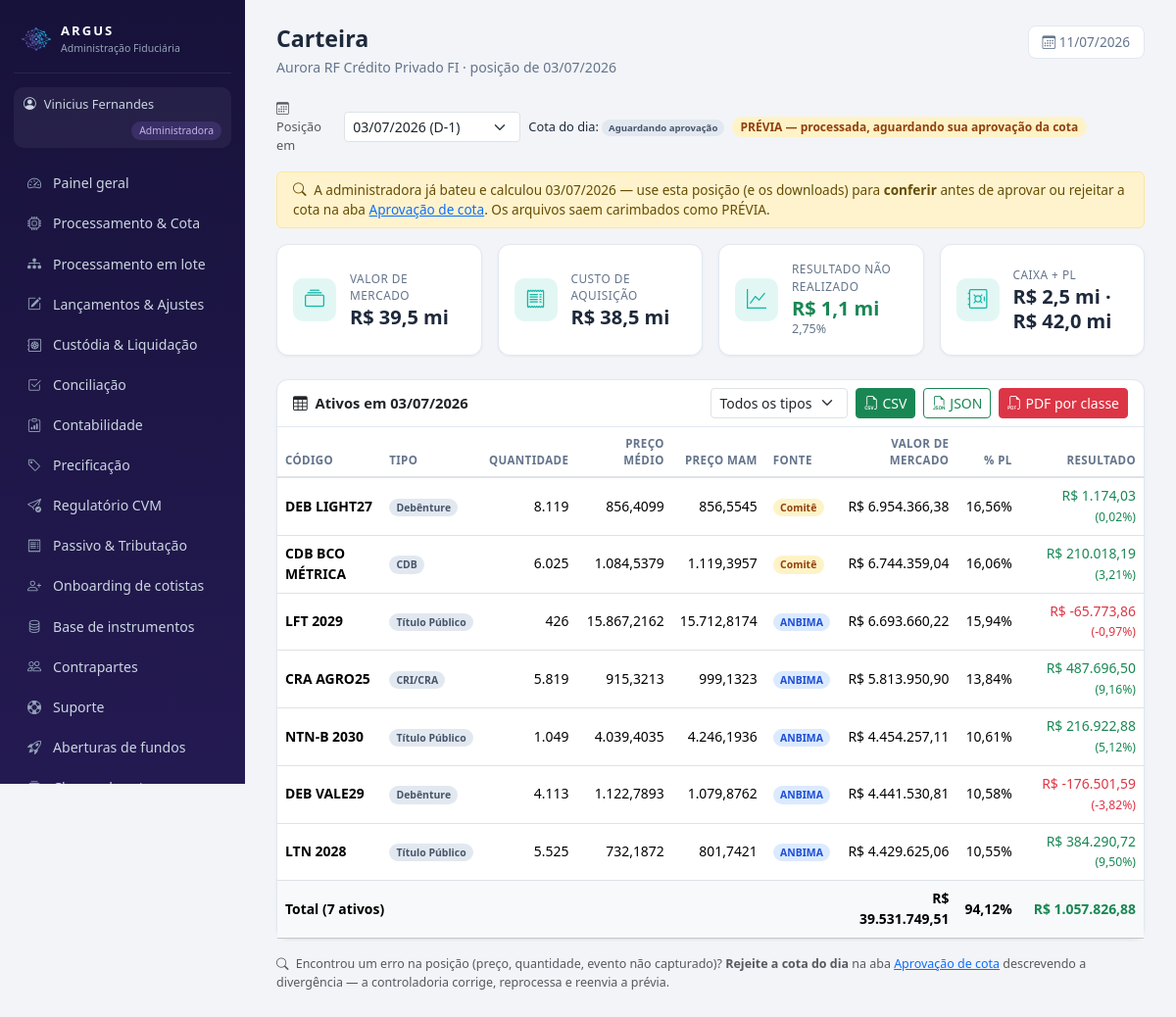
/gestor/carteira.php (signed in), run on the app's committed database.
### tables this page shows
CREATE TABLE usuarios (
  id INT AUTO_INCREMENT PRIMARY KEY,
  nome VARCHAR(100) NOT NULL,
  email VARCHAR(120) NOT NULL UNIQUE,
  senha VARCHAR(255) NOT NULL,         
  perfil ENUM('admin','gestor','custodia') NOT NULL,   
  fundo_id INT NULL,
  gestora VARCHAR(150) NULL,
  telefone VARCHAR(30) NULL,
  kyc_status VARCHAR(20) DEFAULT 'Pendente',
  criado_em DATETIME DEFAULT CURRENT_TIMESTAMP
);

CREATE TABLE fechamentos (
  id INT AUTO_INCREMENT PRIMARY KEY,
  fundo_id INT NOT NULL,
  data_ref DATE NOT NULL,
  versao TINYINT NOT NULL DEFAULT 1,   
  valor_cota DECIMAL(18,8) NOT NULL,
  pl DECIMAL(18,2) NOT NULL,
  variacao_dia DECIMAL(10,6) NULL,
  status ENUM('Em processamento','Aguardando aprovação','Aprovada','Rejeitada','Republicada','Reaberta') NOT NULL,
  liberado_download TINYINT DEFAULT 0,   
  calculada_em DATETIME NULL,
  decidido_por VARCHAR(100) NULL,        
  decidido_em DATETIME NULL,
  motivo VARCHAR(400) NULL,              
  UNIQUE KEY uk_fech (fundo_id, data_ref, versao),
  FOREIGN KEY (fundo_id) REFERENCES fundos(id)
);

CREATE TABLE ativos_carteira (
  id INT AUTO_INCREMENT PRIMARY KEY,
  fundo_id INT NOT NULL,
  codigo VARCHAR(30) NOT NULL,         
  tipo VARCHAR(40) NOT NULL,           
  quantidade DECIMAL(18,6) NOT NULL,
  preco_medio DECIMAL(18,6) NOT NULL,  
  preco_mam DECIMAL(18,6) NOT NULL,    
  preco_referencia DECIMAL(18,6),      
  fonte_preco VARCHAR(30) DEFAULT 'B3',  
  data_ref DATE,                       
  INDEX idx_ativo_fundo_data (fundo_id, data_ref),
  FOREIGN KEY (fundo_id) REFERENCES fundos(id)
);

CREATE TABLE fundos (
  id INT AUTO_INCREMENT PRIMARY KEY,
  nome VARCHAR(150) NOT NULL,
  cnpj VARCHAR(20),
  classe VARCHAR(50),                  
  publico_alvo VARCHAR(60),            
  condominio VARCHAR(20) DEFAULT 'Aberto',
  status VARCHAR(30) DEFAULT 'Ativo',  
  gestora VARCHAR(120),
  benchmark VARCHAR(30) DEFAULT 'CDI',
  tributacao VARCHAR(20) DEFAULT 'Longo Prazo',    
  provisao_despesas DECIMAL(18,2) DEFAULT 0,       
  tipo_fundo VARCHAR(10) DEFAULT 'FIF',            
  master_id INT DEFAULT NULL,                      
  taxa_adm DECIMAL(8,6) DEFAULT 0.0008,       
  taxa_gestao DECIMAL(8,6) DEFAULT 0.007,
  taxa_performance DECIMAL(8,6) DEFAULT 0,    
  caixa_atual DECIMAL(18,2) DEFAULT 0,
  pl_atual DECIMAL(18,2) DEFAULT 0,
  cota_atual DECIMAL(18,8) DEFAULT 1,
  data_abertura DATE
);

### gestor/carteira.php (the view, shortened to what the rows shown need)
<?php
require_once __DIR__ . '/../config/db.php';
require_once __DIR__ . '/../includes/auth.php';
require_once __DIR__ . '/../includes/layout.php';
$u = exigir_perfil('gestor', 'admin');
$fundo = fundo_do_usuario($pdo, $u);
$fid = (int)$fundo['id'];
$datas = datas_carteira($pdo, $fid);
$data = $_GET['data'] ?? ($datas[0] ?? null);
$ativos = carteira($pdo, $fid, $data);
$totVm = array_sum(array_column($ativos, 'valor_mercado'));
$totCusto = array_sum(array_column($ativos, 'custo'));
$pl = (float)$fundo['pl_atual'];
$fech = fechamento($pdo, $fid, $data);
$statusDia = $fech ? $fech['status'] : 'Em processamento';
page_start('Carteira', 'Carteira', $u, e_html($fundo['nome']) . ' · posição de ' . data_br($data));
?>
<div class="d-flex gap-2 align-items-center flex-wrap mb-3">
  <span style="font-size:.8rem">Cota do dia: <?= badge_status($statusDia) ?></span>
</div>
<div class="card">
  <div class="card-body p-0">
    <table class="table table-hover mb-0">
      <thead><tr>
        <th>Código</th><th>Tipo</th><th class="text-end">Quantidade</th>
        <th class="text-end">Preço médio</th><th class="text-end">Preço MaM</th><th>Fonte</th>
        <th class="text-end">Valor de mercado</th><th class="text-end">% PL</th><th class="text-end">Resultado</th>
      </tr></thead>
      <tbody>
      <?php foreach ($ativos as $a):
          $pctPl = $pl > 0 ? $a['valor_mercado'] / $pl * 100 : 0;
          $resPct = $a['custo'] > 0 ? ($a['valor_mercado'] / $a['custo'] - 1) * 100 : 0; ?>
        <tr>
          <td><b><?= e_html($a['codigo']) ?></b></td>
          <td><?= badge($a['tipo'], 'secondary') ?></td>
          <td class="text-end"><?= number_format((float)$a['quantidade'], 0, ',', '.') ?></td>
          <td class="text-end"><?= number_format((float)$a['preco_medio'], 4, ',', '.') ?></td>
          <td class="text-end"><?= number_format((float)$a['preco_mam'], 4, ',', '.') ?></td>
          <td><?= $a['fonte_preco'] === 'Comitê' ? badge('Comitê', 'warning') : badge($a['fonte_preco'], 'info') ?></td>
          <td class="text-end"><?= moeda($a['valor_mercado']) ?></td>
          <td class="text-end"><?= pct($pctPl) ?></td>
          <td class="text-end <?= pct_color($a['resultado']) ?>"><?= moeda($a['resultado']) ?> <small>(<?= pct($resPct) ?>)</small></td>
        </tr>
      <?php endforeach; ?>
      </tbody>
      <tfoot class="table-light"><tr>
        <th colspan="6">Total (<?= count($ativos) ?> ativos)</th>
        <th class="text-end"><?= moeda($totVm) ?></th>
        <th class="text-end"><?= pct($pl > 0 ? $totVm / $pl * 100 : 0) ?></th>
        <th class="text-end <?= pct_color($totVm - $totCusto) ?>"><?= moeda($totVm - $totCusto) ?></th>
      </tr></tfoot>
    </table>
  </div>
</div>
<?php page_end();

### includes/layout.php (shortened to what the rows shown need)
<?php
require_once __DIR__ . '/helpers.php';
function menu_itens(array $u): array {
    $b = base_url();
    if ($u['perfil'] === 'admin') {
        return [
            ['Painel geral',        $b.'admin/index.php',          'bi-speedometer2'],
            ['Processamento & Cota', $b.'admin/processamento.php', 'bi-cpu'],
            ['Processamento em lote', $b.'admin/batch.php',        'bi-diagram-3-fill'],
            ['Lançamentos & Ajustes', $b.'admin/lancamentos.php',  'bi-pencil-square'],
            ['Custódia & Liquidação', $b.'admin/custodia.php',     'bi-safe2'],
            ['Conciliação',         $b.'admin/conciliacao.php',    'bi-check2-square'],
            ['Contabilidade',       $b.'admin/contabilidade.php',  'bi-clipboard-data'],
            ['Precificação',        $b.'admin/precificacao.php',   'bi-tag'],
            ['Regulatório CVM',     $b.'admin/regulatorio.php',    'bi-send-check'],
            ['Passivo & Tributação', $b.'admin/passivo.php',       'bi-receipt'],
            ['Onboarding de cotistas', $b.'admin/onboarding_cotista.php', 'bi-person-plus'],
            ['Base de instrumentos', $b.'admin/ativos.php',        'bi-database'],
            ['Contrapartes',        $b.'admin/contrapartes.php',   'bi-people'],
            ['Suporte',             $b.'admin/tickets.php',        'bi-life-preserver'],
            ['Aberturas de fundos', $b.'admin/aberturas.php',      'bi-rocket-takeoff'],
            ['Classes de cotas',    $b.'admin/classes.php',        'bi-collection'],
            ['Classes & Subclasses', $b.'admin/subclasses.php',    'bi-diagram-3'],
            ['FIP / Private Equity', $b.'admin/fip.php',           'bi-building-gear'],
            ['Carteiras',           $b.'admin/carteiras.php',      'bi-collection'],
            ['Pendências',          $b.'admin/pendencias.php',     'bi-list-task'],
            ['IA · Fraude',         $b.'admin/fraude.php',         'bi-shield-exclamation'],
            ['Repasses',            $b.'admin/repasses.php',       'bi-cash-stack'],
            ['Fundos & Clientes',   $b.'admin/fundos.php',         'bi-folder-plus'],
        ];
    }
    global $pdo;
    $itens = [
        ['Visão geral',       $b.'gestor/index.php',        'bi-speedometer2'],
        ['Aprovação de cota', $b.'gestor/cotas.php',        'bi-clipboard-check'],
        ['Boletar operação',  $b.'gestor/boletas.php',      'bi-receipt-cutoff'],
        ['Catálogo de ativos', $b.'gestor/ativos.php',      'bi-database'],
        ['Carteira',          $b.'gestor/carteira.php',     'bi-pie-chart'],
        ['Caixa & Fluxo',     $b.'gestor/caixa.php',        'bi-wallet2'],
        ['Cotistas',          $b.'gestor/cotistas.php',     'bi-people'],
        ['Acessos de cotistas', $b.'gestor/acessos.php',    'bi-key'],
        ['Performance',       $b.'gestor/performance.php',  'bi-graph-up-arrow'],
        ['Relatórios',        $b.'gestor/relatorios.php',   'bi-file-earmark-text'],
        ['Enquadramento',     $b.'gestor/enquadramento.php','bi-check-circle'],
        ['Assembleias',       $b.'gestor/assembleias.php',  'bi-megaphone'],
        ['Comunicados',       $b.'gestor/comunicados.php',  'bi-chat-left-text'],
        ['Chamados de cotistas', $b.'gestor/chamados_cotistas.php', 'bi-chat-dots'],
        ['Equipe do fundo',   $b.'gestor/equipe.php',       'bi-people-fill'],
        ['Criar fundo',       $b.'gestor/novo_fundo.php',   'bi-plus-square'],
        ['Suporte',           $b.'gestor/tickets.php',      'bi-life-preserver'],
    ];
    $livres = ['Equipe do fundo', 'Criar fundo', 'Suporte'];
    $fundo = fundo_do_usuario($pdo, $u);
    $fid = (int)$fundo['id'];
    $principal = eh_principal($pdo, $u, $fid);
    $mapa = permissao_de_menu();
    return array_values(array_filter($itens, function ($it) use ($mapa, $principal, $pdo, $u, $fid, $livres) {
        if (in_array($it[0], $livres, true)) return true;
        $req = $mapa[$it[0]] ?? null;
        if ($req === null) return true;
        if ($req === '__principal__') return $principal;
        return $principal || pode($pdo, $u, $fid, $req);
    }));
}
function page_start(string $titulo, string $ativo, array $u, string $subtitulo = ''): void {
    $b = base_url();
    $perfilRotulo = ['admin' => 'Administradora', 'gestor' => 'Gestor', 'custodia' => 'Custodiante'][$u['perfil']] ?? $u['perfil'];
    $perfilCor    = ['admin' => 'gold', 'gestor' => 'teal'][$u['perfil']] ?? 'blue';
    ?><!DOCTYPE html>
<html lang="pt-BR">
<head>
<link href="https://cdn.jsdelivr.net/npm/bootstrap@5.3.3/dist/css/bootstrap.min.css" rel="stylesheet">
<link href="https://cdn.jsdelivr.net/npm/bootstrap-icons@1.11.3/font/bootstrap-icons.min.css" rel="stylesheet">
<link href="https://cdn.jsdelivr.net/npm/flatpickr@4.6.13/dist/flatpickr.min.css" rel="stylesheet">
<link href="<?= $b ?>assets/css/style.css" rel="stylesheet">
</head>
<body>
<div class="app-wrap">
  <aside class="sidebar">
    <div class="brand">
      <img src="<?= $b ?>assets/favicon.png" class="brand-mark" alt="Argus">
      <div>
      </div>
    </div>
    <div class="perfil-chip chip-<?= $perfilCor ?>">
      <i class="bi bi-person-circle"></i> <?= e_html($u['nome']) ?>
      <span><?= $perfilRotulo ?></span>
    </div>
    <nav class="menu">
      <?php foreach (menu_itens($u) as [$rotulo, $href, $icone]): ?>
        <a href="<?= $href ?>" class="<?= $rotulo === $ativo ? 'ativo' : '' ?>">
        </a>
      <?php endforeach; ?>
    </nav>
  </aside>
  <main class="conteudo">
    <div class="titulo-pagina">
      <div>
        <h1><?= e_html($titulo) ?></h1>
      </div>
    </div>
<?php
}
function page_end(): void {
    ?>
  </main>
</div>
</body>
</html><?php
}

### includes/helpers.php (shortened to what the rows shown need)
<?php
function moeda($v, int $dec = 2): string {
    return 'R$ ' . number_format((float)$v, $dec, ',', '.');
}
function pct($v, int $dec = 2): string {
    return number_format((float)$v, $dec, ',', '.') . '%';
}
function pct_color($v): string {
    return $v >= 0 ? 'text-success' : 'text-danger';
}
function e_html($s): string { return htmlspecialchars((string)$s, ENT_QUOTES, 'UTF-8'); }
function badge(string $texto, string $cor): string {
    return '<span class="badge badge-soft-' . $cor . '">' . e_html($texto) . '</span>';
}
function badge_status(string $s): string {
    $map = [
        'OK' => 'success', 'Ativo' => 'success', 'Ativa' => 'success', 'Conciliado' => 'success', 'Concluída' => 'success',
        'Pago' => 'success', 'Aprovado' => 'success', 'Respondido' => 'success', 'Reenquadrado' => 'success',
        'Resolvido' => 'success', 'Encerrado' => 'secondary', 'Encerrada' => 'secondary', 'Falso positivo' => 'secondary',
        'Pendente' => 'warning', 'Em andamento' => 'warning', 'Em abertura' => 'warning',
        'Em análise' => 'warning', 'Em revisão' => 'warning', 'Apurado' => 'warning', 'Rodando' => 'info',
        'Instruído' => 'info', 'Aberto' => 'info', 'Em aberto' => 'warning',
        'Erro' => 'danger', 'Divergente' => 'danger', 'Escalado' => 'danger',
        'Alta' => 'danger', 'Média' => 'warning', 'Baixa' => 'secondary',
        'Timing' => 'info', 'Suspeita' => 'danger',
    ];
    return badge($s, $map[$s] ?? 'secondary');
}
function datas_carteira(PDO $pdo, int $fid): array {
    $st = $pdo->prepare('SELECT DISTINCT data_ref FROM ativos_carteira WHERE fundo_id = ? ORDER BY data_ref DESC');
    $st->execute([$fid]);
    return array_column($st->fetchAll(), 'data_ref');
}
function carteira(PDO $pdo, int $fid, ?string $data = null): array {
    $data = $data ?: ultima_data_carteira($pdo, $fid);
    $st = $pdo->prepare('SELECT * FROM ativos_carteira WHERE fundo_id = ? AND data_ref = ? ORDER BY quantidade * preco_mam DESC');
    $st->execute([$fid, $data]);
    $rows = $st->fetchAll();
    foreach ($rows as &$r) {
        $r['valor_mercado'] = $r['quantidade'] * $r['preco_mam'];
        $r['custo'] = $r['quantidade'] * $r['preco_medio'];
    }
    return $rows;
}
function fechamento(PDO $pdo, int $fid, string $data): ?array {
    $st = $pdo->prepare('SELECT * FROM fechamentos WHERE fundo_id = ? AND data_ref = ? ORDER BY versao DESC LIMIT 1');
    $st->execute([$fid, $data]);
    $f = $st->fetch();
    return $f ?: null;
}

### data on the page
usuarios: nome "Vinicius Fernandes", perfil "Administradora"
fechamentos: status "Aguardando aprovação"
ativos_carteira: codigo "DEB LIGHT27", tipo "Debênture Comitê", quantidade "8.119", preco_medio "856,4099", preco_mam "856,5545", valor_mercado "R$ 6.954.366,38", fundo.pl_atual "16,56%", resultado "R$ 1.174,03", resPct "0,02%"
ativos_carteira: codigo "CDB BCO MÉTRICA", tipo "CDB Comitê", quantidade "6.025", preco_medio "1.084,5379", preco_mam "1.119,3957", valor_mercado "R$ 6.744.359,04", fundo.pl_atual "16,06%", resultado "R$ 210.018,19", resPct "3,21%"
ativos_carteira: codigo "LFT 2029", tipo "Título Público ANBIMA", quantidade "426", preco_medio "15.867,2162", preco_mam "15.712,8174", valor_mercado "R$ 6.693.660,22", fundo.pl_atual "15,94%", resultado "R$ -65.773,86", resPct "-0,97%"
ativos_carteira: codigo "CRA AGRO25", tipo "CRI/CRA ANBIMA", quantidade "5.819", preco_medio "915,3213", preco_mam "999,1323", valor_mercado "R$ 5.813.950,90", fundo.pl_atual "13,84%", resultado "R$ 487.696,50", resPct "9,16%"
ativos_carteira: codigo "NTN-B 2030", tipo "Título Público ANBIMA", quantidade "1.049", preco_medio "4.039,4035", preco_mam "4.246,1936", valor_mercado "R$ 4.454.257,11", fundo.pl_atual "10,61%", resultado "R$ 216.922,88", resPct "5,12%"
ativos_carteira: codigo "DEB VALE29", tipo "Debênture ANBIMA", quantidade "4.113", preco_medio "1.122,7893", preco_mam "1.079,8762", valor_mercado "R$ 4.441.530,81", fundo.pl_atual "10,58%", resultado "R$ -176.501,59", resPct "-3,82%"
ativos_carteira: codigo "LTN 2028", tipo "Título Público ANBIMA", quantidade "5.525", preco_medio "732,1872", preco_mam "801,7421", valor_mercado "R$ 4.429.625,06", fundo.pl_atual "10,55%", resultado "R$ 384.290,72", resPct "9,50%"
fundos: pct($pl>0?$totVm/$pl*100:0) "94,12%"

### other printed values
e_html($rotulo) "Painel geral"
e_html($rotulo) "Processamento & Cota"
e_html($rotulo) "Processamento em lote"
e_html($rotulo) "Lançamentos & Ajustes"
e_html($rotulo) "Custódia & Liquidação"
e_html($rotulo) "Conciliação"
e_html($rotulo) "Contabilidade"
e_html($rotulo) "Precificação"
e_html($rotulo) "Regulatório CVM"
e_html($rotulo) "Passivo & Tributação"
e_html($rotulo) "Onboarding de cotistas"
e_html($rotulo) "Base de instrumentos"
e_html($rotulo) "Contrapartes"
e_html($rotulo) "Suporte"
e_html($rotulo) "Aberturas de fundos"
